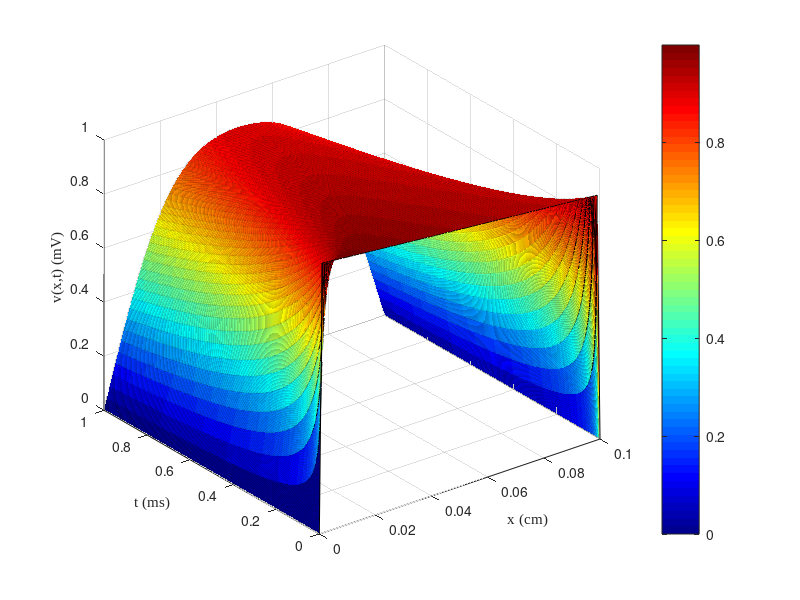

The MATLAB script that drew this image: (Note: this script raises an error after producing the figure.)
close all;
clear;
clc;

% Parameters
Cm = 1;		% micro F / cm^2
g_L = 1/15; %0.3;     		% mS / cm^2
R_2 = 0.3; % 0.034;		% k Ohm cm
tau = Cm/g_L;
cab_rad = 1e-4;  % cable radius (cm)
lambda = sqrt(cab_rad/(2*R_2*g_L));
l = 0.1; % length of the cable (cm)
T = 1; % total time
Nx = 100; % total steps of length
Nt = 1000; % total steps of time
dx = l / Nx; % stepsize of length
dt = T / Nt; % stepsize of time


% generating the meshgrids
x = linspace(0, l, Nx);
t = linspace(0, T, Nt);

% initialize the solution matrix
u = zeros(Nx, Nt);

% initial conditions
% u(2:Nx-1,1) = (x(2:Nx-1))';
u(2:Nx-1,1) = (exp(-x(2:Nx-1)))';
% u(2:Nx-1,1)=1.0*(ones(size(u(2:Nx-1,1))))'; 
u(1,1) = 0;
u(Nx, 1) = 0;

% iterations
for n = 1:Nt-1
    for i = 2:Nx-1
        u(i,n+1) = u(i,n) - dt * ((1/tau) * u(i,n) - (lambda^2/tau) * (u(i+1,n) - 2*u(i,n) + u(i-1,n)) / dx^2);
    end
    
    % Boundary conditions
    u(1,n+1) = 0;
    u(Nx,n+1) = 0;
end

% Visualization
[X, T] = meshgrid(x, t);
surf(X, T, u');
% title('Numerical simulation for the Cable equation');
xlabel('x (cm)', 'FontName', 'Times New Roman');
ylabel('t (ms)', 'FontName', 'Times New Roman');
zlabel('v(x,t) (mV)', 'FontName', 'Times New Roman');
colormap(jet);
cb = colorbar; 
cb.Label.FontName = 'Times New Roman'; 
cb.Label.String = 'v(x,t) (mV)'; 
shading interp;
grid on;

% Set the font name for the tick labels
ax = gca;
ax.XAxis.FontName = 'Times New Roman';
ax.YAxis.FontName = 'Times New Roman';
ax.ZAxis.FontName = 'Times New Roman';

% Find the maximum value and its position in the solution matrix
[maxValue, maxIndex] = max(u(:));
[maxRow, maxCol] = ind2sub(size(u), maxIndex);

% Get the coordinates corresponding to the maximum value
maxX = x(maxRow);
maxT = t(maxCol);

% Add a black annotation at the maximum value position
text(maxX, maxT, maxValue, ...
    ['(' num2str(maxX, '%.2f') ', ' num2str(maxT, '%.2f') ', ' num2str(maxValue, '%.2f') ')'], ...
    'HorizontalAlignment', 'center', 'VerticalAlignment', 'bottom', ...
    'BackgroundColor', 'black', 'Color', 'white', 'FontSize', 10, 'FontName', 'Times New Roman');

% Highlight the maximum value point on the surface
hold on;
plot3(maxX, maxT, maxValue, 'ko', 'MarkerSize', 10, 'MarkerFaceColor', 'k');
hold off;